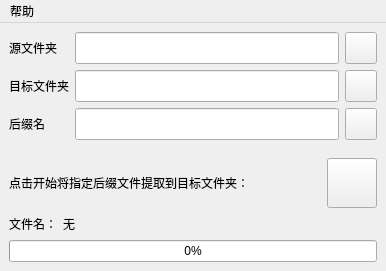
<?xml version="1.0" encoding="UTF-8"?>
<ui version="4.0">
 <class>MainWindow</class>
 <widget class="QMainWindow" name="MainWindow">
  <property name="geometry">
   <rect>
    <x>0</x>
    <y>0</y>
    <width>386</width>
    <height>271</height>
   </rect>
  </property>
  <property name="windowTitle">
   <string>MainWindow</string>
  </property>
  <widget class="QWidget" name="centralwidget">
   <layout class="QVBoxLayout" name="verticalLayout_4">
    <item>
     <layout class="QHBoxLayout" name="horizontalLayout">
      <item>
       <layout class="QVBoxLayout" name="verticalLayout">
        <item>
         <widget class="QLabel" name="label">
          <property name="text">
           <string>源文件夹 </string>
          </property>
         </widget>
        </item>
        <item>
         <widget class="QLabel" name="label_2">
          <property name="text">
           <string>目标文件夹</string>
          </property>
         </widget>
        </item>
        <item>
         <widget class="QLabel" name="label_3">
          <property name="text">
           <string>后缀名</string>
          </property>
         </widget>
        </item>
       </layout>
      </item>
      <item>
       <layout class="QVBoxLayout" name="verticalLayout_2">
        <item>
         <widget class="QLineEdit" name="letSourcePath">
          <property name="sizePolicy">
           <sizepolicy hsizetype="Expanding" vsizetype="Expanding">
            <horstretch>0</horstretch>
            <verstretch>0</verstretch>
           </sizepolicy>
          </property>
         </widget>
        </item>
        <item>
         <widget class="QLineEdit" name="letTargetPath">
          <property name="sizePolicy">
           <sizepolicy hsizetype="Expanding" vsizetype="Expanding">
            <horstretch>0</horstretch>
            <verstretch>0</verstretch>
           </sizepolicy>
          </property>
         </widget>
        </item>
        <item>
         <widget class="QLineEdit" name="letSuffix">
          <property name="sizePolicy">
           <sizepolicy hsizetype="Expanding" vsizetype="Expanding">
            <horstretch>0</horstretch>
            <verstretch>0</verstretch>
           </sizepolicy>
          </property>
         </widget>
        </item>
       </layout>
      </item>
      <item>
       <layout class="QVBoxLayout" name="verticalLayout_3">
        <item>
         <widget class="QPushButton" name="btnSourceBrowser">
          <property name="minimumSize">
           <size>
            <width>32</width>
            <height>32</height>
           </size>
          </property>
          <property name="maximumSize">
           <size>
            <width>32</width>
            <height>32</height>
           </size>
          </property>
          <property name="toolTip">
           <string>浏览</string>
          </property>
          <property name="text">
           <string/>
          </property>
         </widget>
        </item>
        <item>
         <widget class="QPushButton" name="btnTargetBrowser">
          <property name="minimumSize">
           <size>
            <width>32</width>
            <height>32</height>
           </size>
          </property>
          <property name="maximumSize">
           <size>
            <width>32</width>
            <height>32</height>
           </size>
          </property>
          <property name="toolTip">
           <string>浏览</string>
          </property>
          <property name="text">
           <string/>
          </property>
         </widget>
        </item>
        <item>
         <widget class="QPushButton" name="btnFile2Suffix">
          <property name="minimumSize">
           <size>
            <width>32</width>
            <height>32</height>
           </size>
          </property>
          <property name="maximumSize">
           <size>
            <width>32</width>
            <height>32</height>
           </size>
          </property>
          <property name="toolTip">
           <string>浏览</string>
          </property>
          <property name="text">
           <string/>
          </property>
         </widget>
        </item>
       </layout>
      </item>
     </layout>
    </item>
    <item>
     <spacer name="verticalSpacer">
      <property name="orientation">
       <enum>Qt::Vertical</enum>
      </property>
      <property name="sizeHint" stdset="0">
       <size>
        <width>20</width>
        <height>8</height>
       </size>
      </property>
     </spacer>
    </item>
    <item>
     <layout class="QHBoxLayout" name="horizontalLayout_3">
      <item>
       <widget class="QLabel" name="label_4">
        <property name="text">
         <string>点击开始将指定后缀文件提取到目标文件夹：</string>
        </property>
       </widget>
      </item>
      <item>
       <spacer name="horizontalSpacer">
        <property name="orientation">
         <enum>Qt::Horizontal</enum>
        </property>
        <property name="sizeHint" stdset="0">
         <size>
          <width>40</width>
          <height>20</height>
         </size>
        </property>
       </spacer>
      </item>
      <item>
       <widget class="QPushButton" name="btnStart">
        <property name="minimumSize">
         <size>
          <width>50</width>
          <height>50</height>
         </size>
        </property>
        <property name="maximumSize">
         <size>
          <width>50</width>
          <height>50</height>
         </size>
        </property>
        <property name="toolTip">
         <string>开始拷贝</string>
        </property>
        <property name="text">
         <string/>
        </property>
       </widget>
      </item>
     </layout>
    </item>
    <item>
     <layout class="QHBoxLayout" name="horizontalLayout_2">
      <item>
       <widget class="QLabel" name="label_5">
        <property name="text">
         <string>文件名：</string>
        </property>
       </widget>
      </item>
      <item>
       <widget class="QLabel" name="lblFileName">
        <property name="text">
         <string>无</string>
        </property>
       </widget>
      </item>
      <item>
       <spacer name="horizontalSpacer_2">
        <property name="orientation">
         <enum>Qt::Horizontal</enum>
        </property>
        <property name="sizeHint" stdset="0">
         <size>
          <width>40</width>
          <height>20</height>
         </size>
        </property>
       </spacer>
      </item>
     </layout>
    </item>
    <item>
     <widget class="QProgressBar" name="progressBar">
      <property name="value">
       <number>0</number>
      </property>
     </widget>
    </item>
   </layout>
  </widget>
  <widget class="QMenuBar" name="menuBar">
   <property name="geometry">
    <rect>
     <x>0</x>
     <y>0</y>
     <width>386</width>
     <height>23</height>
    </rect>
   </property>
   <widget class="QMenu" name="menu">
    <property name="title">
     <string>帮助</string>
    </property>
    <addaction name="actAbout"/>
   </widget>
   <addaction name="menu"/>
  </widget>
  <action name="actAbout">
   <property name="icon">
    <iconset resource="source/image_source.qrc">
     <normaloff>:/image/button/about.png</normaloff>:/image/button/about.png</iconset>
   </property>
   <property name="text">
    <string>关于本软件</string>
   </property>
  </action>
 </widget>
 <resources>
  <include location="source/image_source.qrc"/>
 </resources>
 <connections/>
</ui>
